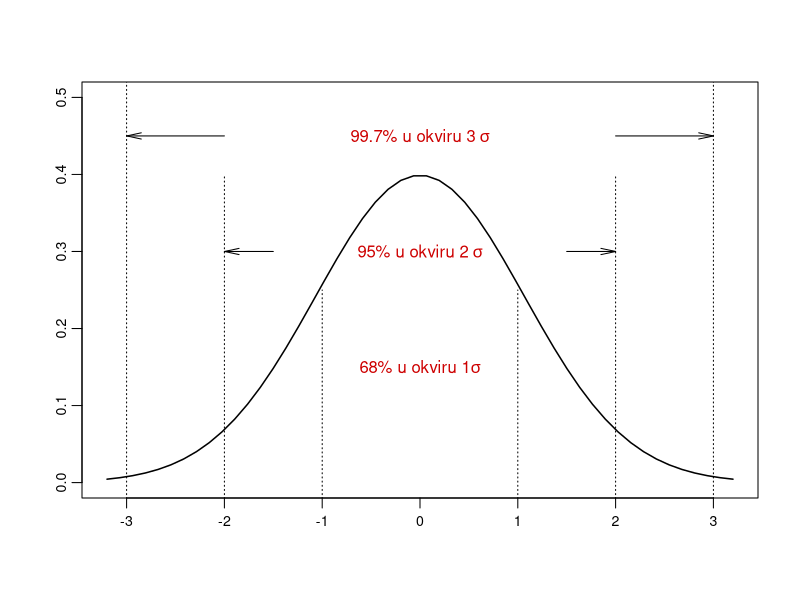

Source code (R):
# sigma pravilo normalne raspodele ---

set.seed(12345)
x <- rnorm(10)
mean(x)
sd(x)

plot(seq(-3.2, 3.2, length = 50),
     dnorm(seq(-3, 3, length = 50), 0, 1),
     type = "l",
     ylim = c(0, 0.5),
     lwd = 1.5,
     cex.axis = 0.85,
     mgp = c(1.8,0.6,0),
     xlab = "",
     ylab = "")
segments(x0 = c(-3,3),
         y0 = c(-1,-1),
         x1 = c(-3,3),
         y1 = c(1,1),
         lty = 3)
text(x = 0,
     y = 0.45,
     labels = expression("99.7% u okviru 3" ~ sigma),
     col = "red3")
arrows(x0 = c(-2,2),
       y0 = c(0.45, 0.45),
       x1 = c(-3,3),
       y1 = c(0.45, 0.45),
       length = 0.15,
       angle = 12)
segments(x0 = c(-2,2),
         y0 = c(-1,-1),
         x1 = c(-2,2),
         y1 = c(0.4,0.4),
         lty = 3)
text(x = 0,
     y = 0.3,
     labels = expression("95% u okviru 2" ~ sigma),
     col = "red3")
arrows(x0 = c(-1.5, 1.5),
       y0 = c(0.3, 0.3),
       x1 = c(-2, 2),
       y1 = c(0.3, 0.3),
       length = 0.15,
       angle = 12)
segments(x0 = c(-1, 1),
         y0 = c(-1, -1),
         x1 = c(-1, 1),
         y1 = c(0.25, 0.25),
         lty = 3)
text(x = 0,
     y = 0.15,
     labels = expression("68% u okviru 1" * sigma),
     col = "red3")